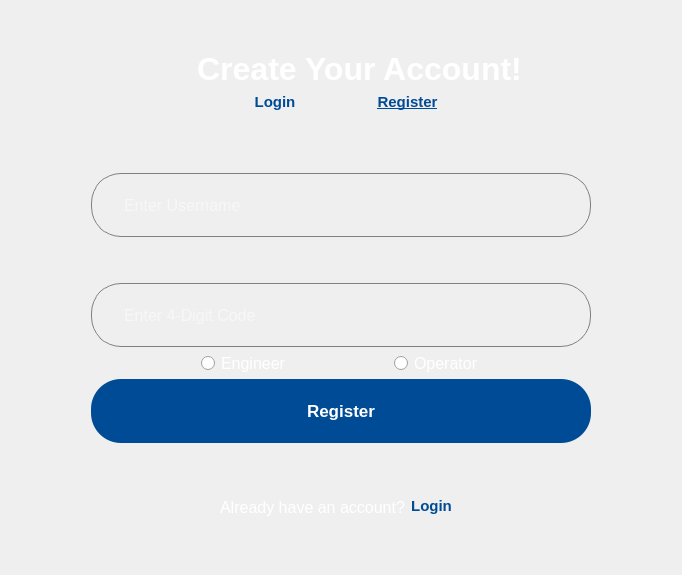
          <widget class="QWidget" name="registration_page">
           <layout class="QGridLayout" name="gridLayout_6">
            <item row="1" column="4">
             <spacer name="horizontalSpacer_21">
              <property name="orientation">
               <enum>Qt::Horizontal</enum>
              </property>
              <property name="sizeType">
               <enum>QSizePolicy::Preferred</enum>
              </property>
              <property name="sizeHint" stdset="0">
               <size>
                <width>40</width>
                <height>20</height>
               </size>
              </property>
             </spacer>
            </item>
            <item row="1" column="1">
             <spacer name="horizontalSpacer_20">
              <property name="orientation">
               <enum>Qt::Horizontal</enum>
              </property>
              <property name="sizeType">
               <enum>QSizePolicy::Preferred</enum>
              </property>
              <property name="sizeHint" stdset="0">
               <size>
                <width>40</width>
                <height>20</height>
               </size>
              </property>
             </spacer>
            </item>
            <item row="2" column="2">
             <spacer name="verticalSpacer_13">
              <property name="orientation">
               <enum>Qt::Vertical</enum>
              </property>
              <property name="sizeType">
               <enum>QSizePolicy::Preferred</enum>
              </property>
              <property name="sizeHint" stdset="0">
               <size>
                <width>20</width>
                <height>46</height>
               </size>
              </property>
             </spacer>
            </item>
            <item row="0" column="2">
             <spacer name="verticalSpacer_14">
              <property name="orientation">
               <enum>Qt::Vertical</enum>
              </property>
              <property name="sizeType">
               <enum>QSizePolicy::Preferred</enum>
              </property>
              <property name="sizeHint" stdset="0">
               <size>
                <width>20</width>
                <height>40</height>
               </size>
              </property>
             </spacer>
            </item>
            <item row="1" column="3">
             <spacer name="horizontalSpacer_30">
              <property name="orientation">
               <enum>Qt::Horizontal</enum>
              </property>
              <property name="sizeHint" stdset="0">
               <size>
                <width>40</width>
                <height>20</height>
               </size>
              </property>
             </spacer>
            </item>
            <item row="1" column="0">
             <spacer name="horizontalSpacer_29">
              <property name="orientation">
               <enum>Qt::Horizontal</enum>
              </property>
              <property name="sizeHint" stdset="0">
               <size>
                <width>40</width>
                <height>20</height>
               </size>
              </property>
             </spacer>
            </item>
            <item row="1" column="2">
             <layout class="QVBoxLayout" name="verticalLayout_3">
              <property name="rightMargin">
               <number>0</number>
              </property>
              <item>
               <layout class="QVBoxLayout" name="verticalLayout_2">
                <item alignment="Qt::AlignHCenter">
                 <widget class="QLabel" name="create_your_account_label">
                  <property name="sizePolicy">
                   <sizepolicy hsizetype="Fixed" vsizetype="Preferred">
                    <horstretch>0</horstretch>
                    <verstretch>0</verstretch>
                   </sizepolicy>
                  </property>
                  <property name="maximumSize">
                   <size>
                    <width>16777215</width>
                    <height>16777213</height>
                   </size>
                  </property>
                  <property name="font">
                   <font>
                    <pointsize>24</pointsize>
                    <weight>75</weight>
                    <bold>true</bold>
                    <kerning>true</kerning>
                   </font>
                  </property>
                  <property name="cursor">
                   <cursorShape>IBeamCursor</cursorShape>
                  </property>
                  <property name="mouseTracking">
                   <bool>false</bool>
                  </property>
                  <property name="styleSheet">
                   <string notr="true">border: 0px;
color: rgb(255, 255, 255);
margin-left:37px;
background-color: transparent;</string>
                  </property>
                  <property name="text">
                   <string>Create Your Account!</string>
                  </property>
                  <property name="alignment">
                   <set>Qt::AlignCenter</set>
                  </property>
                 </widget>
                </item>
                <item>
                 <layout class="QHBoxLayout" name="horizontalLayout_4">
                  <item>
                   <spacer name="horizontalSpacer_18">
                    <property name="orientation">
                     <enum>Qt::Horizontal</enum>
                    </property>
                    <property name="sizeType">
                     <enum>QSizePolicy::Fixed</enum>
                    </property>
                    <property name="sizeHint" stdset="0">
                     <size>
                      <width>129</width>
                      <height>20</height>
                     </size>
                    </property>
                   </spacer>
                  </item>
                  <item alignment="Qt::AlignTop">
                   <widget class="QPushButton" name="login_page_button_in_register">
                    <property name="sizePolicy">
                     <sizepolicy hsizetype="Minimum" vsizetype="Fixed">
                      <horstretch>0</horstretch>
                      <verstretch>0</verstretch>
                     </sizepolicy>
                    </property>
                    <property name="font">
                     <font>
                      <pointsize>11</pointsize>
                      <weight>75</weight>
                      <bold>true</bold>
                     </font>
                    </property>
                    <property name="cursor">
                     <cursorShape>PointingHandCursor</cursorShape>
                    </property>
                    <property name="styleSheet">
                     <string notr="true">color: rgb(0, 75, 149);
background-color: transparent;
border:0px solid transparent;</string>
                    </property>
                    <property name="text">
                     <string>Login</string>
                    </property>
                   </widget>
                  </item>
                  <item>
                   <spacer name="horizontalSpacer_19">
                    <property name="orientation">
                     <enum>Qt::Horizontal</enum>
                    </property>
                    <property name="sizeType">
                     <enum>QSizePolicy::Fixed</enum>
                    </property>
                    <property name="sizeHint" stdset="0">
                     <size>
                      <width>17</width>
                      <height>20</height>
                     </size>
                    </property>
                   </spacer>
                  </item>
                  <item alignment="Qt::AlignTop">
                   <widget class="QPushButton" name="register_page_button_in_register">
                    <property name="font">
                     <font>
                      <pointsize>11</pointsize>
                      <weight>75</weight>
                      <bold>true</bold>
                      <underline>true</underline>
                      <strikeout>false</strikeout>
                     </font>
                    </property>
                    <property name="cursor">
                     <cursorShape>PointingHandCursor</cursorShape>
                    </property>
                    <property name="styleSheet">
                     <string notr="true">color: rgb(0, 75, 149);
background-color: transparent;
border:0px solid transparent;</string>
                    </property>
                    <property name="text">
                     <string>Register</string>
                    </property>
                   </widget>
                  </item>
                  <item>
                   <spacer name="horizontalSpacer_17">
                    <property name="orientation">
                     <enum>Qt::Horizontal</enum>
                    </property>
                    <property name="sizeType">
                     <enum>QSizePolicy::Fixed</enum>
                    </property>
                    <property name="sizeHint" stdset="0">
                     <size>
                      <width>129</width>
                      <height>20</height>
                     </size>
                    </property>
                   </spacer>
                  </item>
                 </layout>
                </item>
               </layout>
              </item>
              <item>
               <spacer name="verticalSpacer_3">
                <property name="orientation">
                 <enum>Qt::Vertical</enum>
                </property>
                <property name="sizeType">
                 <enum>QSizePolicy::Preferred</enum>
                </property>
                <property name="sizeHint" stdset="0">
                 <size>
                  <width>20</width>
                  <height>54</height>
                 </size>
                </property>
               </spacer>
              </item>
              <item alignment="Qt::AlignHCenter">
               <widget class="QLineEdit" name="register_enter_username">
                <property name="sizePolicy">
                 <sizepolicy hsizetype="Preferred" vsizetype="Preferred">
                  <horstretch>0</horstretch>
                  <verstretch>0</verstretch>
                 </sizepolicy>
                </property>
                <property name="minimumSize">
                 <size>
                  <width>500</width>
                  <height>64</height>
                 </size>
                </property>
                <property name="maximumSize">
                 <size>
                  <width>500</width>
                  <height>64</height>
                 </size>
                </property>
                <property name="font">
                 <font>
                  <pointsize>12</pointsize>
                 </font>
                </property>
                <property name="styleSheet">
                 <string notr="true">border: 1px solid gray; 
color: rgb(255, 255, 255);
border-radius: 30px;

background-color: transparent;
padding-left: 30px;</string>
                </property>
                <property name="text">
                 <string />
                </property>
                <property name="placeholderText">
                 <string>Enter Username</string>
                </property>
               </widget>
              </item>
              <item>
               <spacer name="verticalSpacer_4">
                <property name="orientation">
                 <enum>Qt::Vertical</enum>
                </property>
                <property name="sizeType">
                 <enum>QSizePolicy::Preferred</enum>
                </property>
                <property name="sizeHint" stdset="0">
                 <size>
                  <width>20</width>
                  <height>40</height>
                 </size>
                </property>
               </spacer>
              </item>
              <item alignment="Qt::AlignHCenter">
               <widget class="QLineEdit" name="register_enter_4_digit_code">
                <property name="sizePolicy">
                 <sizepolicy hsizetype="Preferred" vsizetype="Preferred">
                  <horstretch>0</horstretch>
                  <verstretch>0</verstretch>
                 </sizepolicy>
                </property>
                <property name="minimumSize">
                 <size>
                  <width>500</width>
                  <height>64</height>
                 </size>
                </property>
                <property name="maximumSize">
                 <size>
                  <width>500</width>
                  <height>64</height>
                 </size>
                </property>
                <property name="font">
                 <font>
                  <pointsize>12</pointsize>
                 </font>
                </property>
                <property name="styleSheet">
                 <string notr="true">border: 1px solid gray; 
color: rgb(255, 255, 255);
border-radius: 30px;
background-color: transparent;

padding-left: 30px;</string>
                </property>
                <property name="text">
                 <string />
                </property>
                <property name="placeholderText">
                 <string>Enter 4-Digit Code</string>
                </property>
               </widget>
              </item>
              <item>
               <layout class="QHBoxLayout" name="horizontalLayout_5">
                <item>
                 <spacer name="horizontalSpacer_27">
                  <property name="orientation">
                   <enum>Qt::Horizontal</enum>
                  </property>
                  <property name="sizeType">
                   <enum>QSizePolicy::Preferred</enum>
                  </property>
                  <property name="sizeHint" stdset="0">
                   <size>
                    <width>40</width>
                    <height>20</height>
                   </size>
                  </property>
                 </spacer>
                </item>
                <item>
                 <spacer name="horizontalSpacer_23">
                  <property name="orientation">
                   <enum>Qt::Horizontal</enum>
                  </property>
                  <property name="sizeType">
                   <enum>QSizePolicy::Preferred</enum>
                  </property>
                  <property name="sizeHint" stdset="0">
                   <size>
                    <width>40</width>
                    <height>20</height>
                   </size>
                  </property>
                 </spacer>
                </item>
                <item alignment="Qt::AlignHCenter">
                 <widget class="QRadioButton" name="engineer_radioButton">
                  <property name="sizePolicy">
                   <sizepolicy hsizetype="Preferred" vsizetype="Preferred">
                    <horstretch>0</horstretch>
                    <verstretch>0</verstretch>
                   </sizepolicy>
                  </property>
                  <property name="font">
                   <font>
                    <pointsize>12</pointsize>
                   </font>
                  </property>
                  <property name="cursor">
                   <cursorShape>PointingHandCursor</cursorShape>
                  </property>
                  <property name="styleSheet">
                   <string notr="true">border: none;
color: rgb(255, 255, 255);
background: None;</string>
                  </property>
                  <property name="text">
                   <string>Engineer</string>
                  </property>
                 </widget>
                </item>
                <item>
                 <spacer name="horizontalSpacer_22">
                  <property name="orientation">
                   <enum>Qt::Horizontal</enum>
                  </property>
                  <property name="sizeType">
                   <enum>QSizePolicy::Preferred</enum>
                  </property>
                  <property name="sizeHint" stdset="0">
                   <size>
                    <width>40</width>
                    <height>20</height>
                   </size>
                  </property>
                 </spacer>
                </item>
                <item alignment="Qt::AlignHCenter">
                 <widget class="QRadioButton" name="operator_radioButton">
                  <property name="sizePolicy">
                   <sizepolicy hsizetype="Preferred" vsizetype="Preferred">
                    <horstretch>0</horstretch>
                    <verstretch>0</verstretch>
                   </sizepolicy>
                  </property>
                  <property name="font">
                   <font>
                    <pointsize>12</pointsize>
                   </font>
                  </property>
                  <property name="cursor">
                   <cursorShape>PointingHandCursor</cursorShape>
                  </property>
                  <property name="styleSheet">
                   <string notr="true">border: none;
background: None;
color: rgb(255, 255, 255);</string>
                  </property>
                  <property name="text">
                   <string>Operator</string>
                  </property>
                 </widget>
                </item>
                <item>
                 <spacer name="horizontalSpacer_24">
                  <property name="orientation">
                   <enum>Qt::Horizontal</enum>
                  </property>
                  <property name="sizeType">
                   <enum>QSizePolicy::Preferred</enum>
                  </property>
                  <property name="sizeHint" stdset="0">
                   <size>
                    <width>40</width>
                    <height>20</height>
                   </size>
                  </property>
                 </spacer>
                </item>
                <item>
                 <spacer name="horizontalSpacer_28">
                  <property name="orientation">
                   <enum>Qt::Horizontal</enum>
                  </property>
                  <property name="sizeType">
                   <enum>QSizePolicy::Preferred</enum>
                  </property>
                  <property name="sizeHint" stdset="0">
                   <size>
                    <width>40</width>
                    <height>20</height>
                   </size>
                  </property>
                 </spacer>
                </item>
               </layout>
              </item>
              <item alignment="Qt::AlignHCenter">
               <widget class="QPushButton" name="register_button">
                <property name="enabled">
                 <bool>true</bool>
                </property>
                <property name="sizePolicy">
                 <sizepolicy hsizetype="Preferred" vsizetype="Preferred">
                  <horstretch>0</horstretch>
                  <verstretch>0</verstretch>
                 </sizepolicy>
                </property>
                <property name="minimumSize">
                 <size>
                  <width>500</width>
                  <height>64</height>
                 </size>
                </property>
                <property name="maximumSize">
                 <size>
                  <width>500</width>
                  <height>64</height>
                 </size>
                </property>
                <property name="font">
                 <font>
                  <pointsize>13</pointsize>
                  <weight>75</weight>
                  <bold>true</bold>
                 </font>
                </property>
                <property name="cursor">
                 <cursorShape>PointingHandCursor</cursorShape>
                </property>
                <property name="styleSheet">
                 <string notr="true">QPushButton{
border: 0px solid gray; 
border-radius: 30px;
	background-color: rgb(0, 75, 149);
color: rgb(255, 255, 255);
}
QPushButton:hover {
    color: white;
	background-color: #005ce6;
}
QPushButton:pressed {
    background-color: #003d99; /* Slightly darker blue for the pressed state */
    color: white; /* Keep the text color visible */
}

</string>
                </property>
                <property name="text">
                 <string>Register</string>
                </property>
               </widget>
              </item>
              <item>
               <spacer name="verticalSpacer_12">
                <property name="orientation">
                 <enum>Qt::Vertical</enum>
                </property>
                <property name="sizeType">
                 <enum>QSizePolicy::Minimum</enum>
                </property>
                <property name="sizeHint" stdset="0">
                 <size>
                  <width>20</width>
                  <height>48</height>
                 </size>
                </property>
               </spacer>
              </item>
              <item>
               <layout class="QHBoxLayout" name="horizontalLayout_6">
                <property name="rightMargin">
                 <number>11</number>
                </property>
                <item>
                 <spacer name="horizontalSpacer_25">
                  <property name="orientation">
                   <enum>Qt::Horizontal</enum>
                  </property>
                  <property name="sizeHint" stdset="0">
                   <size>
                    <width>40</width>
                    <height>20</height>
                   </size>
                  </property>
                 </spacer>
                </item>
                <item>
                 <widget class="QLabel" name="already_have_an_account_label">
                  <property name="sizePolicy">
                   <sizepolicy hsizetype="Maximum" vsizetype="Maximum">
                    <horstretch>0</horstretch>
                    <verstretch>0</verstretch>
                   </sizepolicy>
                  </property>
                  <property name="font">
                   <font>
                    <pointsize>12</pointsize>
                   </font>
                  </property>
                  <property name="cursor">
                   <cursorShape>IBeamCursor</cursorShape>
                  </property>
                  <property name="contextMenuPolicy">
                   <enum>Qt::PreventContextMenu</enum>
                  </property>
                  <property name="styleSheet">
                   <string notr="true">border: 0px;
color: rgb(255, 255, 255);
background:transparent;</string>
                  </property>
                  <property name="text">
                   <string>Already have an account?</string>
                  </property>
                  <property name="alignment">
                   <set>Qt::AlignCenter</set>
                  </property>
                 </widget>
                </item>
                <item>
                 <widget class="QPushButton" name="login_page_button_in_register_2">
                  <property name="sizePolicy">
                   <sizepolicy hsizetype="Maximum" vsizetype="Maximum">
                    <horstretch>0</horstretch>
                    <verstretch>0</verstretch>
                   </sizepolicy>
                  </property>
                  <property name="font">
                   <font>
                    <pointsize>11</pointsize>
                    <weight>75</weight>
                    <bold>true</bold>
                    <underline>false</underline>
                   </font>
                  </property>
                  <property name="cursor">
                   <cursorShape>PointingHandCursor</cursorShape>
                  </property>
                  <property name="styleSheet">
                   <string notr="true">color: #004B95;
border: 0px;
margin-bottom:3px;
background:transparent;</string>
                  </property>
                  <property name="text">
                   <string>Login</string>
                  </property>
                 </widget>
                </item>
                <item>
                 <spacer name="horizontalSpacer_26">
                  <property name="orientation">
                   <enum>Qt::Horizontal</enum>
                  </property>
                  <property name="sizeHint" stdset="0">
                   <size>
                    <width>42</width>
                    <height>20</height>
                   </size>
                  </property>
                 </spacer>
                </item>
               </layout>
              </item>
             </layout>
            </item>
           </layout>
          </widget>
